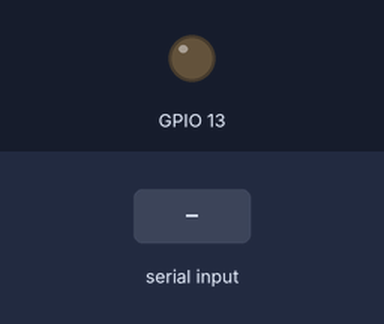
A sketch run on a simulated ESP32. On the bench: output pins drawn as LEDs (lit = HIGH). Inputs (shaded band) come from the test bench. Nothing arrives over Bluetooth unless stated; what the sketch prints to the serial monitor is not drawn.

Above: at 1.2 s.
1.3 s: "ON" received over the second serial link
At 2.7 s:
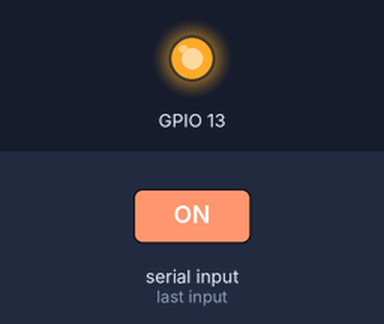
3.9 s: "OFF" received over the second serial link
At 6.0 s:
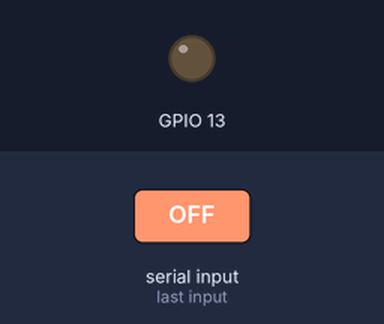
Timing chart, 0 to 7.5 s (numbered marks = the images above; inputs shaded):
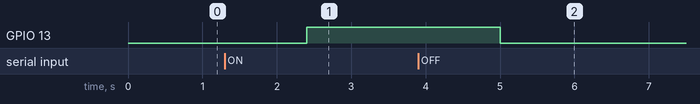

Measured:
- after the input at 1.3 s, GPIO 13: LOW → HIGH after 1.1 s
- after the input at 3.9 s, GPIO 13: HIGH → LOW after 1.1 s

The sketch:

Moving_to_ESP32_make_your_first_project_with_Bluetooth.ino
```cpp
int sensor = 0;

#include "BluetoothSerial.h"

#if !defined(CONFIG_BT_ENABLED) || !defined(CONFIG_BLUEDROID_ENABLED)
#error Bluetooth is not enabled! Please run `make menuconfig` to and enable it
#endif

BluetoothSerial SerialBT;
String message = "";

void setup() {

  Serial.begin(115200);
  SerialBT.begin("ESP32test"); //Bluetooth device name
  Serial.println("The device started, now you can pair it with bluetooth!");
  pinMode(12, INPUT);
  pinMode(13, OUTPUT);

}


void loop() {

  if (SerialBT.available())
  {
    message = SerialBT.readString();
    if (message == "ON")
    {
      digitalWrite(13, HIGH);
    }

    if (message == "OFF")
    {
      digitalWrite(13, LOW);
    }

  }

  delay(200);

}
```
